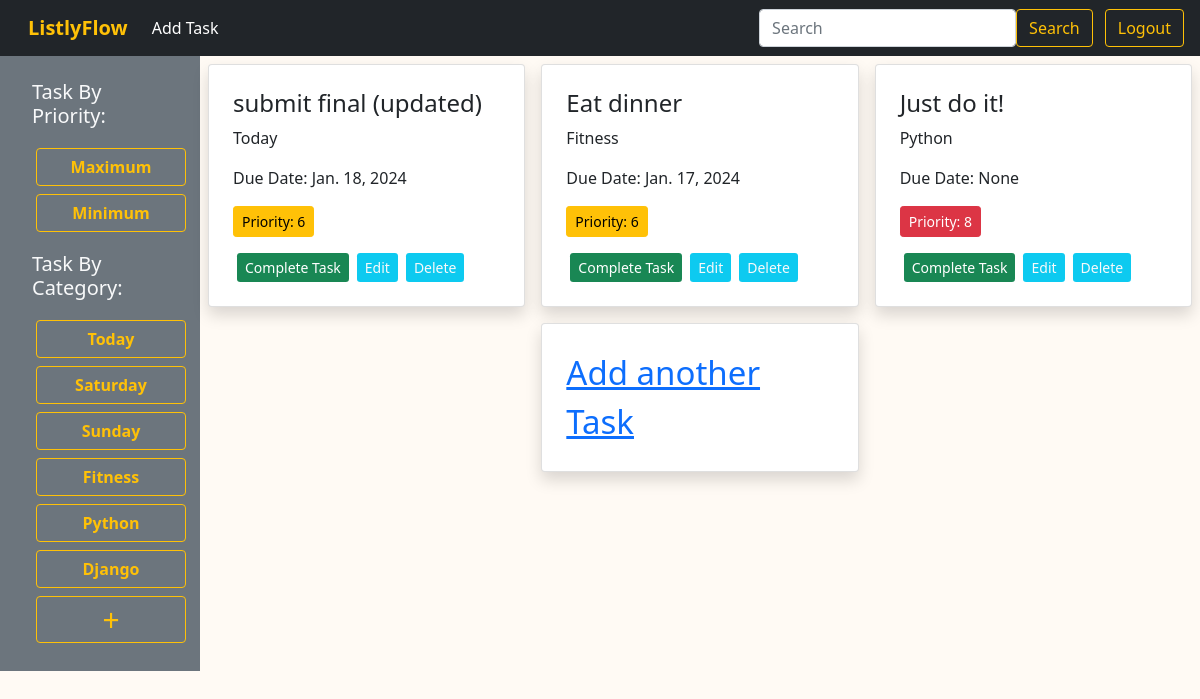
The page /priority/False/ (signed in) on the database its author committed.
### task/models.py (models this page shows, shortened)
class Category(models.Model):
    name = models.CharField(max_length=30)
    slug = AutoSlugField(populate_from='name', editable=True, always_update=True)
    def __str__(self):
        return self.name
    class Meta:
        verbose_name_plural = "Categories"

class Task(models.Model):
    title = models.CharField(max_length=250)
    description = models.TextField(blank=True, null=True)
    status = models.BooleanField(default=False)
    due_date = models.DateField(null=True, blank=True)
    priority = models.IntegerField(default=1, choices = [(1,'1'),(2,'2'),(3,'3'),(4,'4'),(5,'5'),(6,'6'),(7,'7'),(8,'8')])
    category = models.ForeignKey(Category, on_delete=models.CASCADE,related_name='tasks')
    user = models.ForeignKey(User, on_delete=models.CASCADE, related_name='tasks')

### listlyflow/views.py (the view)
# urls.py: path('priority/<str:bool>/', views.sortByPriority, name='sort-priority'),
def sortByPriority(request, bool):
    if request.user.is_authenticated:
        user = request.user
        if bool.lower() == 'true':
            data = Task.objects.filter(user=user).order_by('status','-priority')
        else:
            data = Task.objects.filter(user=user).order_by('status','priority')
    else:
        data = {}
    categories = Category.objects.all()
    return render(request, 'home.html', {'data': data,'categories': categories})

### templates/home.html (shortened to what this page needs)
{% extends "base.html" %}
{% block content %}
{% if request.user.is_authenticated %}
<div class="d-flex flex-wrap">
  <div class="col-2 bg-secondary text-light p-4">
    <h5 class="text-light mx-2 mb-3">Task By Priority:</h5>
    <div class="ms-2 mb-3">
        <a class="btn btn-outline-warning m-1"
        style="width: 150px; font-weight: 600;"
        href="{% url "sort-priority" True %}">Maximum</a>
        <a class="btn btn-outline-warning m-1"
        style="width: 150px; font-weight: 600;"
        href="{% url "sort-priority" False %}">Minimum</a>
      </div>
    <h5 class="text-light mx-2 mb-3">Task By Category:</h5>
    <div class="ms-2">
        {% for category in categories %}
          <a class="btn btn-outline-warning m-1"
          style="width: 150px; font-weight: 600;"
          href="{% url "sort-category" category.slug %}">{{ category.name }}</a>
          {% endfor %}
        </div>
    <div class="ms-2">
        <a class="btn btn-outline-warning m-1 p-0"
        style="width: 150px; font-weight: 500; font-size: 30px;"
        href="{% url "add-category" %}"> + </a>
  </div>
</div>
  <div class="col-10">
    <div
    class="d-flex flex-wrap justify-content-center" >
      {% for task in data %}
          <div class="col-md-4 d-flex align-items-stretch">
            <div class="card p-2 m-2 shadow w-100">
              <div class="card-body">
                <h4> {{task.title}} </h4>
                <p> {{task.category}} </p>
                <p> Due Date: {{task.due_date}} </p>
                {% if task.priority > 6 %}
                <p class="btn btn-sm btn-danger ">Priority: {{task.priority}} </p>
                {% elif task.priority > 4 %}
                <p class="btn btn-sm btn-warning">Priority: {{task.priority}} </p>
                {% else %}
                <p class="btn btn-sm btn-success">Priority: {{task.priority}} </p>
                {% endif %}
                <div class="d-flex ">
                    {% if task.status %}
                    <a class="btn-sm btn-secondary mx-1 text-decoration-none" disabled>Completed</a>
                    {% else %}
                    <a class="btn-sm btn-success mx-1 text-decoration-none" href="{% url "task-done" task.id %}">Complete Task</a>
                    {% endif %}
                    <a class="btn-sm btn-info mx-1 text-light text-decoration-none" href="{% url "edit-task" task.id %}">Edit</a>
                    <a class="btn-sm btn-info mx-1 text-light text-decoration-none" href="{% url "delete-task" task.id %}">Delete</a>
                </div>
              </div>
            </div>
          </div>
      {% endfor %}
      <div class="col-md-4 col-sm-6 d-flex align-items-stretch">
        <div class="card p-2 m-2 shadow w-100">
          <div class="card-body">
            <div class="d-flex align-items-center justify-content-center"
            style="font-size:33px">
                <a href="{% url "add-task" %}">Add another Task</a>
            </div>
          </div>
        </div>
      </div>
      </div>
  </div>
</div>
{% else %}
<h3>HOME</h3>
{% endif %}
{% endblock content %}

### rows shown on the page
Category: name "Today"
Category: name "Saturday"
Category: name "Sunday"
Category: name "Fitness"
Category: name "Python"
Category: name "Django"
Task: title "submit final (updated)", category "Today", due_date "Jan. 18, 2024", priority "6", status "Complete Task"
Task: title "Eat dinner", category "Fitness", due_date "Jan. 17, 2024", priority "6", status "Complete Task"
Task: title "Just do it!", category "Python", due_date "None", priority "8", status "Complete Task"
